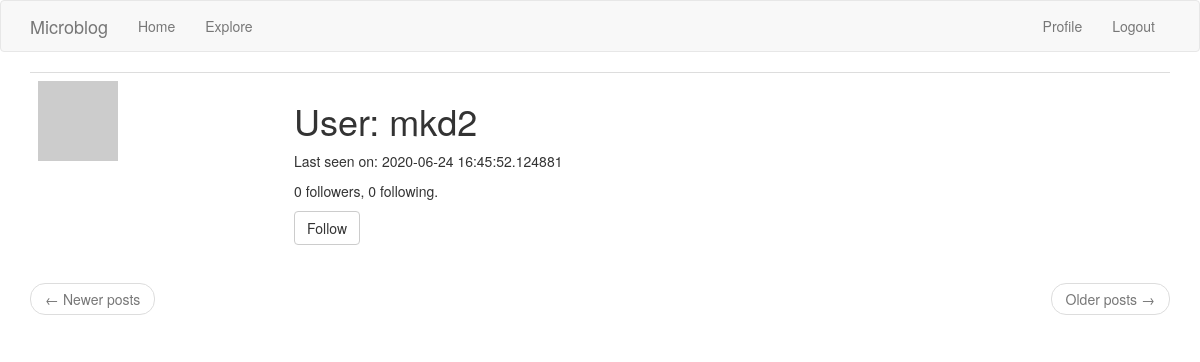
The app's page /user/mkd2 (signed in), older data.
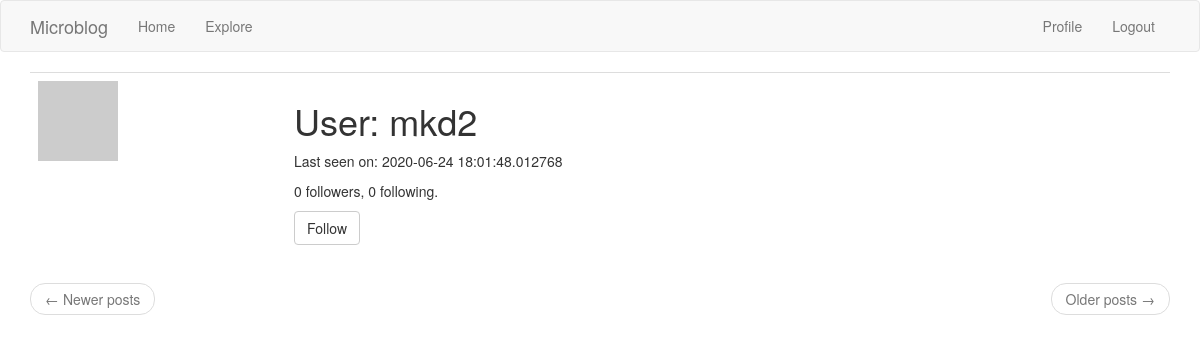
The same page, newer data.
### app/models.py (models this page shows, shortened)
class User(UserMixin, db.Model):
    id = db.Column(db.Integer, primary_key=True)
    username = db.Column(db.String(64), index=True, unique=True)
    email = db.Column(db.String(120), index=True, unique=True)
    password_hash = db.Column(db.String(128))
    posts = db.relationship('Post', backref='author', lazy='dynamic')
    about_me = db.Column(db.String(140))
    last_seen = db.Column(db.DateTime, default=datetime.utcnow)
    followed = db.relationship(
           'User', secondary=followers,
           primaryjoin=(followers.c.follower_id == id),
           secondaryjoin=(followers.c.followed_id == id),
           backref=db.backref('followers', lazy='dynamic'), lazy='dynamic')
    def avatar(self, size):
        digest = md5(self.email.lower().encode('utf-8')).hexdigest()
        return 'https://www.gravatar.com/avatar/{}?d=identicon&s={}'.format(
           digest, size)
    def is_following(self, user):
        return self.followed.filter(
           followers.c.followed_id == user.id).count() > 0

### app/routes.py (the view)
@app.route('/user/<username>')
@login_required
def user(username):
    user = User.query.filter_by(username=username).first_or_404()
    page = request.args.get('page', 1, type=int)
    posts = user.posts.order_by(Post.timestamp.desc()).paginate(
       page, app.config['POSTS_PER_PAGE'], False)
    next_url = url_for('user', username=user.username, page=posts.next_num) \
       if posts.has_next else None
    prev_url = url_for('user', username=user.username, page=posts.prev_num) \
       if posts.has_prev else None
    form = EmptyForm()
    return render_template('user.html', user=user, posts=posts.items,
                           form=form, next_url=next_url, prev_url=prev_url)

### app/forms.py
class EmptyForm(FlaskForm):
   submit = SubmitField('Submit')

### app/models.py (called while the page is built)
@login.user_loader
def load_user(id):
    return User.query.get(int(id))

### app/routes.py (called while the page is built)
@app.before_request
def before_request():
    if current_user.is_authenticated:
        current_user.last_seen = datetime.utcnow()
        db.session.commit()

### app/templates/user.html (shortened to what this page needs)
{% extends "base.html" %}
{% block app_content %}
    <table class="table table-hover">
        <tr>
            <td width="256px"><img src="{{ user.avatar(256) }}"></td>
            <td>
                <h1>User: {{ user.username }}</h1>
                {% if user.last_seen %}<p>Last seen on: {{ user.last_seen }}</p>{% endif %}
                <p>{{ user.followers.count() }} followers, {{ user.followed.count() }} following.</p>
                {% if user == current_user %}
                <p><a href="{{ url_for('edit_profile') }}">Edit your profile</a></p>
                {% elif not current_user.is_following(user) %}
                <p>
                    <form action="{{ url_for('follow', username=user.username) }}" method="post">
                        {{ form.submit(value='Follow', class_='btn btn-default') }}
                    </form>
                </p>
                {% endif %}
            </td>
        </tr>
    </table>
    <nav aria-label="...">
        <ul class="pager">
            <li class="previous{% if not prev_url %} disabled{% endif %}">
                <a href="{{ prev_url or '#' }}">
                    <span aria-hidden="true">&larr;</span> Newer posts
                </a>
            </li>
            <li class="next{% if not next_url %} disabled{% endif %}">
                <a href="{{ next_url or '#' }}">
                    Older posts <span aria-hidden="true">&rarr;</span>
                </a>
            </li>
        </ul>
    </nav>
{% endblock %}

Row changes from the older to the newer data that the page shows:
changed User "mkd2": last_seen "2020-06-24 16:45:52.124881" → "2020-06-24 18:01:48.012768"
